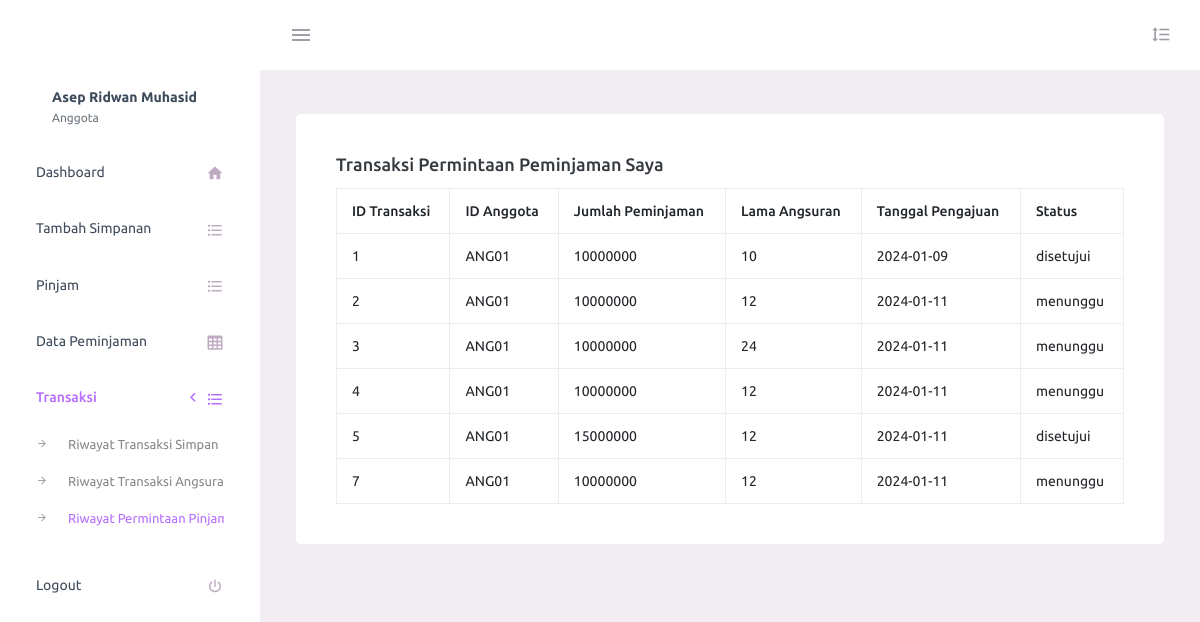
/anggota/status_permintaan_pinjamann.php (signed in), run on the app's committed database.
### tables this page shows
CREATE TABLE `permintaan_peminjaman` (
  `id_transaksi` int(11) NOT NULL,
  `id_anggota` varchar(5) DEFAULT NULL,
  `jumlah_peminjaman` bigint(20) DEFAULT NULL,
  `lama_angsuran` int(11) DEFAULT NULL,
  `syarat_peminjaman` varchar(255) DEFAULT NULL,
  `tanggal_pengajuan` date DEFAULT curdate(),
  `status` enum('menunggu','disetujui','ditolak') DEFAULT 'menunggu'
);

### anggota/status_permintaan_pinjamann.php (the view, shortened to what this page needs)
<!DOCTYPE html>
<html lang="en">
<head>
    <link rel="stylesheet" href="../assets/vendors/mdi/css/materialdesignicons.min.css">
    <link rel="stylesheet" href="../assets/vendors/css/vendor.bundle.base.css">
    <link rel="stylesheet" href="../assets/css/style.css">
</head>
<?php
$koneksi = include '../control/koneksi.php';
$id_anggota = $_SESSION['id_anggota'];
$querySelect = "SELECT * FROM permintaan_peminjaman WHERE id_anggota = '$id_anggota'";
$result = mysqli_query($conn, $querySelect);
?>
<body>
<?php include 'header.php'; ?>
<?php include 'slidebar_anggota.php'; ?>
<div class="main-panel">
    <div class="content-wrapper">
        <div class="col-12 grid-margin stretch-card">
            <div class="card">
                <div class="card-body">
                    <h2 class="card-title">Transaksi Permintaan Peminjaman Saya</h2>
                    <table class="table table-bordered">
                        <thead>
                            <tr>
                                <th>ID Transaksi</th>
                                <th>ID Anggota</th>
                                <th>Jumlah Peminjaman</th>
                                <th>Lama Angsuran</th>
                                <th>Tanggal Pengajuan</th>
                                <th>Status</th>
                            </tr>
                        </thead>
                        <tbody>
                            <?php
                            if (mysqli_num_rows($result) > 0) {
                                while ($row = mysqli_fetch_assoc($result)) {
                                    echo "<tr>";
                                    echo "<td>" . $row["id_transaksi"] . "</td>";
                                    echo "<td>" . $row["id_anggota"] . "</td>";
                                    echo "<td>" . $row["jumlah_peminjaman"] . "</td>";
                                    echo "<td>" . $row["lama_angsuran"] . "</td>";
                                    echo "<td>" . $row["tanggal_pengajuan"] . "</td>";
                                    echo "<td>" . $row["status"] . "</td>";
                                    echo "</tr>";
                                }
                            } else {
                                echo "<tr><td colspan='7'>Tidak ada transaksi permintaan peminjaman.</td></tr>";
                            }
                            ?>
                        </tbody>
                    </table>
                </div>
            </div>
        </div>
    </div>
</div>
<?php include "../public/footer.php" ?>
</body>
</html>

### data on the page
permintaan_peminjaman: id_transaksi "1", id_anggota "ANG01", jumlah_peminjaman "10000000", lama_angsuran "10", tanggal_pengajuan "2024-01-09", status "disetujui"
permintaan_peminjaman: id_transaksi "2", id_anggota "ANG01", jumlah_peminjaman "10000000", lama_angsuran "12", tanggal_pengajuan "2024-01-11", status "menunggu"
permintaan_peminjaman: id_transaksi "3", id_anggota "ANG01", jumlah_peminjaman "10000000", lama_angsuran "24", tanggal_pengajuan "2024-01-11", status "menunggu"
permintaan_peminjaman: id_transaksi "4", id_anggota "ANG01", jumlah_peminjaman "10000000", lama_angsuran "12", tanggal_pengajuan "2024-01-11", status "menunggu"
permintaan_peminjaman: id_transaksi "5", id_anggota "ANG01", jumlah_peminjaman "15000000", lama_angsuran "12", tanggal_pengajuan "2024-01-11", status "disetujui"
permintaan_peminjaman: id_transaksi "7", id_anggota "ANG01", jumlah_peminjaman "10000000", lama_angsuran "12", tanggal_pengajuan "2024-01-11", status "menunggu"

### other printed values
$_SESSION['nama'] "Asep Ridwan Muhasid"
